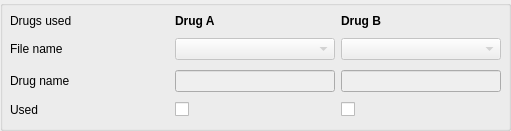
           <widget class="QGroupBox" name="groupBox_TPZ_DNB_2">
            <property name="geometry">
             <rect>
              <x>10</x>
              <y>10</y>
              <width>511</width>
              <height>131</height>
             </rect>
            </property>
            <property name="title">
             <string/>
            </property>
            <widget class="QWidget" name="gridLayoutWidget_13">
             <property name="geometry">
              <rect>
               <x>10</x>
               <y>10</y>
               <width>491</width>
               <height>111</height>
              </rect>
             </property>
             <layout class="QGridLayout" name="gridLayout_GLGL8_2">
              <item row="3" column="0">
               <widget class="QLabel" name="alabel_drugused_2">
                <property name="font">
                 <font>
                  <weight>50</weight>
                  <bold>false</bold>
                 </font>
                </property>
                <property name="text">
                 <string>Used</string>
                </property>
               </widget>
              </item>
              <item row="0" column="1">
               <widget class="QLabel" name="alabel_DRUG_A">
                <property name="sizePolicy">
                 <sizepolicy hsizetype="Expanding" vsizetype="Fixed">
                  <horstretch>0</horstretch>
                  <verstretch>0</verstretch>
                 </sizepolicy>
                </property>
                <property name="maximumSize">
                 <size>
                  <width>60</width>
                  <height>16777215</height>
                 </size>
                </property>
                <property name="font">
                 <font>
                  <weight>75</weight>
                  <bold>true</bold>
                 </font>
                </property>
                <property name="text">
                 <string>Drug A</string>
                </property>
               </widget>
              </item>
              <item row="3" column="1">
               <widget class="QMyCheckBox" name="cbox_USE_DRUG_A">
                <property name="maximumSize">
                 <size>
                  <width>60</width>
                  <height>16777215</height>
                 </size>
                </property>
                <property name="text">
                 <string/>
                </property>
                <property name="checked">
                 <bool>false</bool>
                </property>
               </widget>
              </item>
              <item row="0" column="2">
               <widget class="QLabel" name="alabel_DRUG_B">
                <property name="enabled">
                 <bool>true</bool>
                </property>
                <property name="sizePolicy">
                 <sizepolicy hsizetype="Expanding" vsizetype="Fixed">
                  <horstretch>0</horstretch>
                  <verstretch>0</verstretch>
                 </sizepolicy>
                </property>
                <property name="maximumSize">
                 <size>
                  <width>60</width>
                  <height>16777215</height>
                 </size>
                </property>
                <property name="font">
                 <font>
                  <weight>75</weight>
                  <bold>true</bold>
                 </font>
                </property>
                <property name="text">
                 <string>Drug B</string>
                </property>
               </widget>
              </item>
              <item row="3" column="2">
               <widget class="QMyCheckBox" name="cbox_USE_DRUG_B">
                <property name="maximumSize">
                 <size>
                  <width>60</width>
                  <height>16777215</height>
                 </size>
                </property>
                <property name="text">
                 <string/>
                </property>
                <property name="checked">
                 <bool>false</bool>
                </property>
               </widget>
              </item>
              <item row="2" column="1">
               <widget class="QLineEdit" name="text_DRUG_A_NAME">
                <property name="enabled">
                 <bool>false</bool>
                </property>
                <property name="minimumSize">
                 <size>
                  <width>160</width>
                  <height>0</height>
                 </size>
                </property>
                <property name="maximumSize">
                 <size>
                  <width>160</width>
                  <height>16777215</height>
                 </size>
                </property>
                <property name="text">
                 <string/>
                </property>
                <property name="alignment">
                 <set>Qt::AlignRight|Qt::AlignTrailing|Qt::AlignVCenter</set>
                </property>
                <property name="readOnly">
                 <bool>true</bool>
                </property>
               </widget>
              </item>
              <item row="2" column="2">
               <widget class="QLineEdit" name="text_DRUG_B_NAME">
                <property name="enabled">
                 <bool>false</bool>
                </property>
                <property name="maximumSize">
                 <size>
                  <width>160</width>
                  <height>16777215</height>
                 </size>
                </property>
                <property name="text">
                 <string/>
                </property>
                <property name="alignment">
                 <set>Qt::AlignRight|Qt::AlignTrailing|Qt::AlignVCenter</set>
                </property>
                <property name="readOnly">
                 <bool>true</bool>
                </property>
               </widget>
              </item>
              <item row="1" column="1">
               <widget class="QComboBox" name="comb_DRUG_A">
                <property name="enabled">
                 <bool>false</bool>
                </property>
                <property name="minimumSize">
                 <size>
                  <width>160</width>
                  <height>0</height>
                 </size>
                </property>
                <property name="currentIndex">
                 <number>-1</number>
                </property>
               </widget>
              </item>
              <item row="0" column="0">
               <widget class="QLabel" name="alabel_drugusage">
                <property name="text">
                 <string>Drugs used</string>
                </property>
               </widget>
              </item>
              <item row="2" column="0">
               <widget class="QLabel" name="alabel_drugname_2">
                <property name="text">
                 <string>Drug name</string>
                </property>
               </widget>
              </item>
              <item row="1" column="2">
               <widget class="QComboBox" name="comb_DRUG_B">
                <property name="enabled">
                 <bool>false</bool>
                </property>
                <property name="minimumSize">
                 <size>
                  <width>160</width>
                  <height>0</height>
                 </size>
                </property>
                <property name="currentIndex">
                 <number>-1</number>
                </property>
               </widget>
              </item>
              <item row="1" column="0">
               <widget class="QLabel" name="alabel_13">
                <property name="text">
                 <string>File name</string>
                </property>
               </widget>
              </item>
             </layout>
            </widget>
           </widget>
